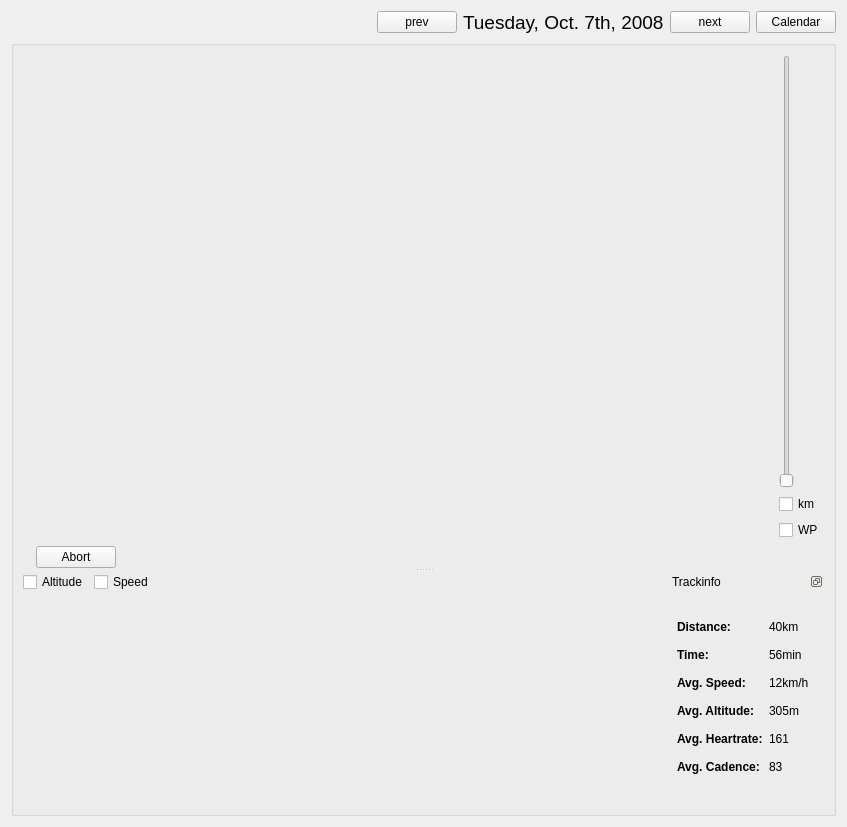
      <widget class="QWidget" name="layoutWidget" >
       <layout class="QVBoxLayout" name="verticalLayout_15" >
        <item>
         <layout class="QHBoxLayout" name="horizontalLayout_7" >
          <item>
           <spacer name="horizontalSpacer_9" >
            <property name="orientation" >
             <enum>Qt::Horizontal</enum>
            </property>
            <property name="sizeType" >
             <enum>QSizePolicy::Expanding</enum>
            </property>
            <property name="sizeHint" stdset="0" >
             <size>
              <width>40</width>
              <height>20</height>
             </size>
            </property>
           </spacer>
          </item>
          <item>
           <widget class="QPushButton" name="mPrevDayButton" >
            <property name="text" >
             <string>prev</string>
            </property>
           </widget>
          </item>
          <item>
           <widget class="QLabel" name="mDateLabel" >
            <property name="font" >
             <font>
              <pointsize>14</pointsize>
             </font>
            </property>
            <property name="text" >
             <string>Tuesday, Oct. 7th, 2008</string>
            </property>
           </widget>
          </item>
          <item>
           <widget class="QPushButton" name="mNextDayButton" >
            <property name="text" >
             <string>next</string>
            </property>
           </widget>
          </item>
          <item>
           <widget class="QPushButton" name="mCalenderButton" >
            <property name="text" >
             <string>Calendar</string>
            </property>
           </widget>
          </item>
         </layout>
        </item>
        <item>
         <widget class="QGroupBox" name="groupBox" >
          <property name="sizePolicy" >
           <sizepolicy vsizetype="Expanding" hsizetype="Preferred" >
            <horstretch>0</horstretch>
            <verstretch>0</verstretch>
           </sizepolicy>
          </property>
          <property name="title" >
           <string/>
          </property>
          <layout class="QVBoxLayout" name="verticalLayout_8" >
           <item>
            <widget class="QSplitter" name="splitter" >
             <property name="orientation" >
              <enum>Qt::Vertical</enum>
             </property>
             <widget class="QWidget" name="layoutWidget" >
              <layout class="QVBoxLayout" name="verticalLayout_10" >
               <item>
                <layout class="QVBoxLayout" name="verticalLayout_4" >
                 <item>
                  <layout class="QHBoxLayout" name="horizontalLayout_6" >
                   <item>
                    <layout class="QHBoxLayout" name="horizontalLayout_5" >
                     <item>
                      <spacer name="verticalSpacer_4" >
                       <property name="orientation" >
                        <enum>Qt::Vertical</enum>
                       </property>
                       <property name="sizeHint" stdset="0" >
                        <size>
                         <width>13</width>
                         <height>488</height>
                        </size>
                       </property>
                      </spacer>
                     </item>
                     <item>
                      <widget class="MapView" native="1" name="mapFrame" >
                       <property name="sizePolicy" >
                        <sizepolicy vsizetype="Expanding" hsizetype="Expanding" >
                         <horstretch>0</horstretch>
                         <verstretch>0</verstretch>
                        </sizepolicy>
                       </property>
                       <property name="minimumSize" >
                        <size>
                         <width>400</width>
                         <height>200</height>
                        </size>
                       </property>
                       <property name="lineWidth" stdset="0" >
                        <number>3</number>
                       </property>
                      </widget>
                     </item>
                    </layout>
                   </item>
                   <item>
                    <layout class="QVBoxLayout" name="verticalLayout_2" >
                     <item>
                      <widget class="QSlider" name="zoomSlider" >
                       <property name="minimum" >
                        <number>4</number>
                       </property>
                       <property name="maximum" >
                        <number>16</number>
                       </property>
                       <property name="pageStep" >
                        <number>1</number>
                       </property>
                       <property name="orientation" >
                        <enum>Qt::Vertical</enum>
                       </property>
                      </widget>
                     </item>
                     <item>
                      <layout class="QVBoxLayout" name="verticalLayout_3" >
                       <item>
                        <widget class="QCheckBox" name="checkBox" >
                         <property name="text" >
                          <string>km</string>
                         </property>
                        </widget>
                       </item>
                       <item>
                        <widget class="QCheckBox" name="checkBox_2" >
                         <property name="text" >
                          <string>WP</string>
                         </property>
                        </widget>
                       </item>
                      </layout>
                     </item>
                    </layout>
                   </item>
                  </layout>
                 </item>
                 <item>
                  <layout class="QHBoxLayout" name="horizontalLayout_4" >
                   <item>
                    <layout class="QHBoxLayout" name="horizontalLayout_3" >
                     <item>
                      <widget class="QLabel" name="loaderStatusLabel" >
                       <property name="text" >
                        <string/>
                       </property>
                      </widget>
                     </item>
                     <item>
                      <widget class="QPushButton" name="abortButton" >
                       <property name="text" >
                        <string>Abort</string>
                       </property>
                      </widget>
                     </item>
                    </layout>
                   </item>
                   <item>
                    <spacer name="horizontalSpacer_2" >
                     <property name="orientation" >
                      <enum>Qt::Horizontal</enum>
                     </property>
                     <property name="sizeHint" stdset="0" >
                      <size>
                       <width>378</width>
                       <height>20</height>
                      </size>
                     </property>
                    </spacer>
                   </item>
                  </layout>
                 </item>
                </layout>
               </item>
               <item>
                <spacer name="horizontalSpacer_8" >
                 <property name="orientation" >
                  <enum>Qt::Horizontal</enum>
                 </property>
                 <property name="sizeHint" stdset="0" >
                  <size>
                   <width>668</width>
                   <height>0</height>
                  </size>
                 </property>
                </spacer>
               </item>
              </layout>
             </widget>
             <widget class="QWidget" name="layoutWidget" >
              <layout class="QHBoxLayout" name="horizontalLayout_12" >
               <item>
                <layout class="QVBoxLayout" name="verticalLayout_7" >
                 <item>
                  <layout class="QHBoxLayout" name="horizontalLayout" >
                   <item>
                    <widget class="QCheckBox" name="altitudeCheckBox" >
                     <property name="text" >
                      <string>Altitude</string>
                     </property>
                    </widget>
                   </item>
                   <item>
                    <widget class="QCheckBox" name="speedCheckBox" >
                     <property name="text" >
                      <string>Speed</string>
                     </property>
                    </widget>
                   </item>
                   <item>
                    <spacer name="horizontalSpacer_7" >
                     <property name="orientation" >
                      <enum>Qt::Horizontal</enum>
                     </property>
                     <property name="sizeHint" stdset="0" >
                      <size>
                       <width>508</width>
                       <height>20</height>
                      </size>
                     </property>
                    </spacer>
                   </item>
                  </layout>
                 </item>
                 <item>
                  <widget class="QwtPlot" name="diagram" >
                   <property name="sizePolicy" >
                    <sizepolicy vsizetype="Expanding" hsizetype="Expanding" >
                     <horstretch>0</horstretch>
                     <verstretch>0</verstretch>
                    </sizepolicy>
                   </property>
                   <property name="minimumSize" >
                    <size>
                     <width>0</width>
                     <height>100</height>
                    </size>
                   </property>
                  </widget>
                 </item>
                </layout>
               </item>
               <item>
                <widget class="QDockWidget" name="infoDockWidget" >
                 <property name="sizePolicy" >
                  <sizepolicy vsizetype="Preferred" hsizetype="Fixed" >
                   <horstretch>0</horstretch>
                   <verstretch>0</verstretch>
                  </sizepolicy>
                 </property>
                 <property name="maximumSize" >
                  <size>
                   <width>16777215</width>
                   <height>16777215</height>
                  </size>
                 </property>
                 <property name="features" >
                  <set>QDockWidget::DockWidgetFloatable|QDockWidget::DockWidgetMovable</set>
                 </property>
                 <property name="windowTitle" >
                  <string>Trackinfo</string>
                 </property>
                 <widget class="QWidget" name="dockWidgetContents" >
                  <property name="geometry" >
                   <rect>
                    <x>4</x>
                    <y>22</y>
                    <width>148</width>
                    <height>238</height>
                   </rect>
                  </property>
                  <layout class="QVBoxLayout" name="verticalLayout_12" >
                   <item>
                    <layout class="QVBoxLayout" name="verticalLayout" >
                     <item>
                      <spacer name="verticalSpacer" >
                       <property name="orientation" >
                        <enum>Qt::Vertical</enum>
                       </property>
                       <property name="sizeType" >
                        <enum>QSizePolicy::Expanding</enum>
                       </property>
                       <property name="sizeHint" stdset="0" >
                        <size>
                         <width>138</width>
                         <height>17</height>
                        </size>
                       </property>
                      </spacer>
                     </item>
                     <item>
                      <layout class="QGridLayout" name="gridLayout" >
                       <item row="0" column="0" >
                        <widget class="QLabel" name="label_5" >
                         <property name="minimumSize" >
                          <size>
                           <width>0</width>
                           <height>22</height>
                          </size>
                         </property>
                         <property name="maximumSize" >
                          <size>
                           <width>16777215</width>
                           <height>22</height>
                          </size>
                         </property>
                         <property name="font" >
                          <font>
                           <weight>75</weight>
                           <bold>true</bold>
                          </font>
                         </property>
                         <property name="text" >
                          <string>Distance:</string>
                         </property>
                        </widget>
                       </item>
                       <item row="0" column="1" >
                        <widget class="QLabel" name="distanceLabel" >
                         <property name="minimumSize" >
                          <size>
                           <width>0</width>
                           <height>22</height>
                          </size>
                         </property>
                         <property name="maximumSize" >
                          <size>
                           <width>16777215</width>
                           <height>22</height>
                          </size>
                         </property>
                         <property name="text" >
                          <string>40km</string>
                         </property>
                        </widget>
                       </item>
                       <item row="1" column="0" >
                        <widget class="QLabel" name="label_7" >
                         <property name="minimumSize" >
                          <size>
                           <width>0</width>
                           <height>22</height>
                          </size>
                         </property>
                         <property name="maximumSize" >
                          <size>
                           <width>16777215</width>
                           <height>22</height>
                          </size>
                         </property>
                         <property name="font" >
                          <font>
                           <weight>75</weight>
                           <bold>true</bold>
                          </font>
                         </property>
                         <property name="text" >
                          <string>Time:</string>
                         </property>
                        </widget>
                       </item>
                       <item row="1" column="1" >
                        <widget class="QLabel" name="timeLabel" >
                         <property name="minimumSize" >
                          <size>
                           <width>0</width>
                           <height>22</height>
                          </size>
                         </property>
                         <property name="maximumSize" >
                          <size>
                           <width>16777215</width>
                           <height>22</height>
                          </size>
                         </property>
                         <property name="text" >
                          <string>56min</string>
                         </property>
                        </widget>
                       </item>
                       <item row="2" column="0" >
                        <widget class="QLabel" name="label_13" >
                         <property name="minimumSize" >
                          <size>
                           <width>0</width>
                           <height>22</height>
                          </size>
                         </property>
                         <property name="maximumSize" >
                          <size>
                           <width>16777215</width>
                           <height>22</height>
                          </size>
                         </property>
                         <property name="font" >
                          <font>
                           <weight>75</weight>
                           <bold>true</bold>
                          </font>
                         </property>
                         <property name="text" >
                          <string>Avg. Speed:</string>
                         </property>
                        </widget>
                       </item>
                       <item row="2" column="1" >
                        <widget class="QLabel" name="speedLabel" >
                         <property name="minimumSize" >
                          <size>
                           <width>0</width>
                           <height>22</height>
                          </size>
                         </property>
                         <property name="maximumSize" >
                          <size>
                           <width>16777215</width>
                           <height>22</height>
                          </size>
                         </property>
                         <property name="text" >
                          <string>12km/h</string>
                         </property>
                        </widget>
                       </item>
                       <item row="3" column="0" >
                        <widget class="QLabel" name="label_6" >
                         <property name="minimumSize" >
                          <size>
                           <width>0</width>
                           <height>22</height>
                          </size>
                         </property>
                         <property name="maximumSize" >
                          <size>
                           <width>16777215</width>
                           <height>22</height>
                          </size>
                         </property>
                         <property name="font" >
                          <font>
                           <weight>75</weight>
                           <bold>true</bold>
                          </font>
                         </property>
                         <property name="text" >
                          <string>Avg. Altitude:</string>
                         </property>
                        </widget>
                       </item>
                       <item row="3" column="1" >
                        <widget class="QLabel" name="altitudeLabel" >
                         <property name="minimumSize" >
                          <size>
                           <width>0</width>
                           <height>22</height>
                          </size>
                         </property>
                         <property name="maximumSize" >
                          <size>
                           <width>16777215</width>
                           <height>22</height>
                          </size>
                         </property>
                         <property name="text" >
                          <string>305m</string>
                         </property>
                        </widget>
                       </item>
                       <item row="4" column="0" >
                        <widget class="QLabel" name="label_15" >
                         <property name="minimumSize" >
                          <size>
                           <width>0</width>
                           <height>22</height>
                          </size>
                         </property>
                         <property name="maximumSize" >
                          <size>
                           <width>16777215</width>
                           <height>22</height>
                          </size>
                         </property>
                         <property name="font" >
                          <font>
                           <weight>75</weight>
                           <bold>true</bold>
                          </font>
                         </property>
                         <property name="text" >
                          <string>Avg. Heartrate:</string>
                         </property>
                        </widget>
                       </item>
                       <item row="4" column="1" >
                        <widget class="QLabel" name="heartrateLabel" >
                         <property name="minimumSize" >
                          <size>
                           <width>0</width>
                           <height>22</height>
                          </size>
                         </property>
                         <property name="maximumSize" >
                          <size>
                           <width>16777215</width>
                           <height>22</height>
                          </size>
                         </property>
                         <property name="text" >
                          <string>161</string>
                         </property>
                        </widget>
                       </item>
                       <item row="5" column="0" >
                        <widget class="QLabel" name="label_8" >
                         <property name="minimumSize" >
                          <size>
                           <width>0</width>
                           <height>22</height>
                          </size>
                         </property>
                         <property name="maximumSize" >
                          <size>
                           <width>16777215</width>
                           <height>22</height>
                          </size>
                         </property>
                         <property name="font" >
                          <font>
                           <weight>75</weight>
                           <bold>true</bold>
                          </font>
                         </property>
                         <property name="text" >
                          <string>Avg. Cadence:</string>
                         </property>
                        </widget>
                       </item>
                       <item row="5" column="1" >
                        <widget class="QLabel" name="cadenceLabel" >
                         <property name="minimumSize" >
                          <size>
                           <width>0</width>
                           <height>22</height>
                          </size>
                         </property>
                         <property name="maximumSize" >
                          <size>
                           <width>16777215</width>
                           <height>22</height>
                          </size>
                         </property>
                         <property name="text" >
                          <string>83</string>
                         </property>
                        </widget>
                       </item>
                      </layout>
                     </item>
                     <item>
                      <spacer name="verticalSpacer_2" >
                       <property name="orientation" >
                        <enum>Qt::Vertical</enum>
                       </property>
                       <property name="sizeType" >
                        <enum>QSizePolicy::Expanding</enum>
                       </property>
                       <property name="sizeHint" stdset="0" >
                        <size>
                         <width>128</width>
                         <height>17</height>
                        </size>
                       </property>
                      </spacer>
                     </item>
                    </layout>
                   </item>
                  </layout>
                 </widget>
                </widget>
               </item>
              </layout>
             </widget>
            </widget>
           </item>
          </layout>
         </widget>
        </item>
       </layout>
      </widget>
